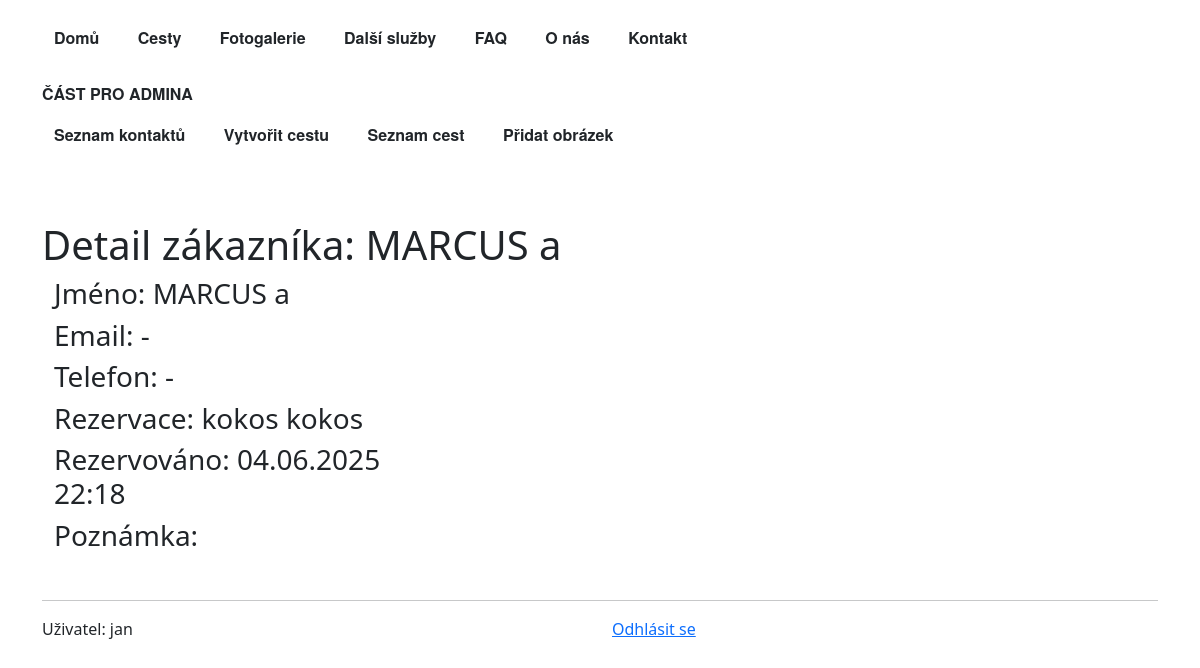
The app's page /webapp/customer-detail/14/ (signed in), older data.
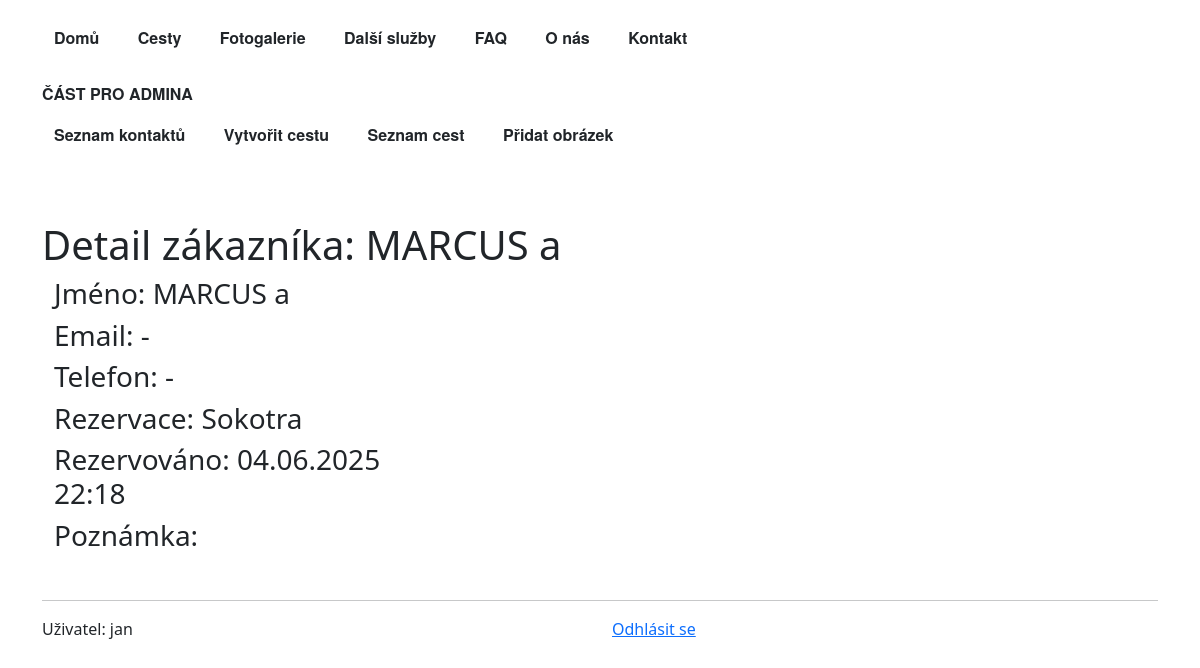
The same page, newer data.
### webapp/models.py (models this page shows, shortened)
class Customer(models.Model):
    customer_id = models.AutoField(primary_key=True)
    customer_first_name = models.CharField(max_length=64)
    customer_last_name = models.CharField(max_length=64)
    customer_count = models.PositiveIntegerField(default=1, validators=[MaxValueValidator(30)],)
    customer_email = models.EmailField(null=True, blank=True)
    customer_phone = models.CharField(max_length=14, null=True, blank=True, validators=[MinLengthValidator(9)])
    customer_message = models.TextField(null=True, blank=True)
    customer_trip = models.ForeignKey('Trip', on_delete=models.CASCADE,
                                      null=True, blank=True, related_name='customer_trip')
    created = models.DateTimeField(auto_now_add=True)
    objects = CustomerManager()
    @property
    def full_name(self):
        return f"{self.customer_first_name} {self.customer_last_name}"
    def __str__(self):
        return self.full_name

class Trip(models.Model):
    trip_id = models.AutoField(primary_key=True)
    trip_name = models.CharField(max_length=256)
    trip_short_description = models.TextField(null=True, blank=True)
    trip_description = models.TextField(null=True, blank=True)
    start_time = models.CharField(null=True, blank=True, max_length=30) #not date field at the clients request
    end_time = models.CharField(null=True, blank=True, max_length=30) #vague dates preferred - start of june
    price = models.IntegerField(null=True, blank=True)
    image = models.ImageField(upload_to='', null=True, blank=True)
    thumbnail = models.ImageField(upload_to='', null=True, blank=True)
    def __str__(self):
        return f"{self.trip_name}"

### webapp/views.py (the view)
# urls.py: path("customer-detail/<int:pk>/", CustomerDetailView.as_view(), name='customer_detail'),
class CustomerDetailView(LoginRequiredMixin, DetailView):
    template_name = "customer_detail.html"
    model = Customer
    def get_context_data(self, **kwargs):
        print("ContactDetailView -> get_context_data")
        kontext = super().get_context_data(**kwargs)
        print(kontext)
        return kontext

### webapp/models.py (called while the page is built)
    def get_queryset(self):
        return CustomerQuerySet(self.model, using=self._db)

### webapp/templatetags/none.py (called while the page is built)
@register.filter
def none(value):
    convert_to_str = str(value)
    if convert_to_str == "None":
        return "-"
    else:
        pass
    return value

### webapp/templates/customer_detail.html (shortened to what this page needs)
{% extends "base_with_bootstrap.html" %}
{% load bootstrap5 %}
{% load none %}
{% block hlavni_nadpis %} Detail zákazníka: {{customer.full_name}}{% endblock %}
{% block content %}
<div class="container">
    <div class="row">
        <div class="col-md-4 mb-4">
            <h3 class="name">Jméno: {{customer.full_name|none}}</h3>
            <h3> Email: {{customer.customer_email|none}} </h3>
            <h3> Telefon: {{customer.customer_phone|none}} </h3>
            <h3> Rezervace: {{customer.customer_trip|none}} </h3>
            <h3> Rezervováno: {{ customer.created|date:"d.m.Y H:i"}}</h3>
            <h3>Poznámka: {{customer.customer_message|none}}</h3>
        </div>
    </div>
</div>
{% endblock %}

Row changes from the older to the newer data that the page shows:
changed through a linked row, Customer "MARCUS a": customer_trip|none "kokos kokos" → "Sokotra"
